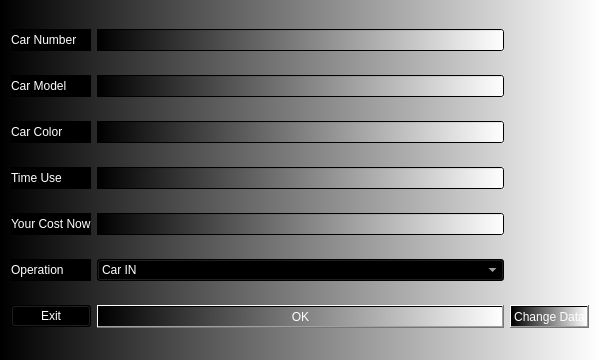
<?xml version="1.0" encoding="UTF-8"?>
<ui version="4.0">
 <class>Form</class>
 <widget class="QWidget" name="Form">
  <property name="geometry">
   <rect>
    <x>0</x>
    <y>0</y>
    <width>600</width>
    <height>360</height>
   </rect>
  </property>
  <property name="windowTitle">
   <string>Form</string>
  </property>
  <property name="styleSheet">
   <string notr="true">background-color: qlineargradient(spread:pad, x1:0, y1:0, x2:1, y2:0, stop:0 rgba(0, 0, 0, 255), stop:1 rgba(255, 255, 255, 255));</string>
  </property>
  <layout class="QGridLayout" name="gridLayout">
   <item row="6" column="0">
    <widget class="QLabel" name="label_5">
     <property name="styleSheet">
      <string notr="true">font: 63 oblique 12pt &quot;URW Gothic L&quot;;
color: rgb(255, 255, 255);
background-color: rgb(0, 0, 0);</string>
     </property>
     <property name="text">
      <string>Your Cost Now</string>
     </property>
    </widget>
   </item>
   <item row="2" column="1">
    <widget class="QLineEdit" name="lineEdit">
     <property name="readOnly">
      <bool>true</bool>
     </property>
    </widget>
   </item>
   <item row="7" column="0">
    <widget class="QLabel" name="label_6">
     <property name="styleSheet">
      <string notr="true">font: 63 oblique 12pt &quot;URW Gothic L&quot;;
color: rgb(255, 255, 255);
background-color: rgb(0, 0, 0);</string>
     </property>
     <property name="text">
      <string>Operation</string>
     </property>
    </widget>
   </item>
   <item row="6" column="1">
    <widget class="QLineEdit" name="lineEdit_5">
     <property name="readOnly">
      <bool>true</bool>
     </property>
    </widget>
   </item>
   <item row="9" column="2">
    <widget class="QPushButton" name="pushButton">
     <property name="styleSheet">
      <string notr="true">color: rgb(255, 255, 255);
font: 63 oblique 12pt &quot;URW Gothic L&quot;;</string>
     </property>
     <property name="text">
      <string>Change Data</string>
     </property>
    </widget>
   </item>
   <item row="4" column="0">
    <widget class="QLabel" name="label_3">
     <property name="styleSheet">
      <string notr="true">font: 63 oblique 12pt &quot;URW Gothic L&quot;;
color: rgb(255, 255, 255);
background-color: rgb(0, 0, 0);</string>
     </property>
     <property name="text">
      <string>Car Color</string>
     </property>
    </widget>
   </item>
   <item row="7" column="1">
    <widget class="QComboBox" name="comboBox">
     <property name="styleSheet">
      <string notr="true">background-color: qlineargradient(spread:pad, x1:0, y1:0, x2:1, y2:0, stop:0 rgba(255, 178, 102, 255), stop:0.55 rgba(235, 148, 61, 255), stop:0.98 rgba(0, 0, 0, 255), stop:1 rgba(0, 0, 0, 0));
font: 63 oblique 12pt &quot;URW Gothic L&quot;;
color: rgb(255, 255, 255);
</string>
     </property>
     <property name="editable">
      <bool>false</bool>
     </property>
     <property name="duplicatesEnabled">
      <bool>true</bool>
     </property>
     <item>
      <property name="text">
       <string>Car IN</string>
      </property>
     </item>
     <item>
      <property name="text">
       <string>Car OUT</string>
      </property>
     </item>
    </widget>
   </item>
   <item row="3" column="1">
    <widget class="QLineEdit" name="lineEdit_2">
     <property name="text">
      <string/>
     </property>
     <property name="readOnly">
      <bool>true</bool>
     </property>
    </widget>
   </item>
   <item row="5" column="0">
    <widget class="QLabel" name="label_4">
     <property name="styleSheet">
      <string notr="true">font: 63 oblique 12pt &quot;URW Gothic L&quot;;
color: rgb(255, 255, 255);
background-color: rgb(0, 0, 0);</string>
     </property>
     <property name="text">
      <string>Time Use</string>
     </property>
    </widget>
   </item>
   <item row="2" column="0">
    <widget class="QLabel" name="label">
     <property name="styleSheet">
      <string notr="true">font: 63 oblique 12pt &quot;URW Gothic L&quot;;
color: rgb(255, 255, 255);
background-color: rgb(0, 0, 0);</string>
     </property>
     <property name="text">
      <string>Car Number</string>
     </property>
    </widget>
   </item>
   <item row="3" column="0">
    <widget class="QLabel" name="label_2">
     <property name="styleSheet">
      <string notr="true">font: 63 oblique 12pt &quot;URW Gothic L&quot;;
color: rgb(255, 255, 255);
background-color: rgb(0, 0, 0);</string>
     </property>
     <property name="text">
      <string>Car Model</string>
     </property>
    </widget>
   </item>
   <item row="4" column="1">
    <widget class="QLineEdit" name="lineEdit_3">
     <property name="readOnly">
      <bool>true</bool>
     </property>
    </widget>
   </item>
   <item row="5" column="1">
    <widget class="QLineEdit" name="lineEdit_4">
     <property name="readOnly">
      <bool>true</bool>
     </property>
    </widget>
   </item>
   <item row="9" column="0">
    <widget class="QPushButton" name="pushButton_2">
     <property name="styleSheet">
      <string notr="true">font: 63 oblique 12pt &quot;URW Gothic L&quot;;
color: rgb(255, 255, 255);
background-color: rgb(0, 0, 0);</string>
     </property>
     <property name="text">
      <string>Exit</string>
     </property>
    </widget>
   </item>
   <item row="9" column="1">
    <widget class="QPushButton" name="pushButton_3">
     <property name="styleSheet">
      <string notr="true">font: 63 oblique 12pt &quot;URW Gothic L&quot;;
color: rgb(255, 255, 255);
</string>
     </property>
     <property name="text">
      <string>OK</string>
     </property>
    </widget>
   </item>
  </layout>
 </widget>
 <resources>
  <include location="iamge.qrc"/>
  <include location="image.qrc"/>
 </resources>
 <connections/>
</ui>
